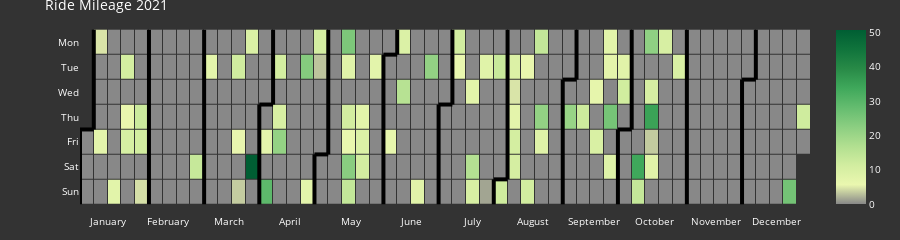

The notebook cell saved with this chart:
### Code cell
fig = calplot(df_activity_2021, x='ride_date', y='total_distance_mi', colorscale=colorscale, 
              dark_theme=True, gap=1, month_lines_width=4, month_lines_color='#000000',
            showscale=True, total_height=225, title='Ride Mileage 2021')
fig.show()

### Figure 1 — Plotly figure (JSON) as saved in the notebook; plotly's stock layout.template omitted (floating-point values rounded to 4 significant figures; data arrays with more than 128 entries replaced by an {"elided": "..."} marker saying what was removed)
{"data": [{"colorscale": [[0, "#888888"], [0.1111, "#eaf7af"], [0.2222, "#d2eda0"], [0.3333, "#b1df90"], [0.4444, "#8bce81"], [0.5556, "#64bc6f"], [0.6667, "#3fa85b"], [0.7778, "#288a47"], [0.8889, "#10743c"], [1, "#005e33"]], "customdata": {"elided": "365x2 str values"}, "hovertemplate": "%{customdata[0]} <br>Week=%{x} <br>%{customdata[1]}=%{z}", "name": "2021", "showscale": true, "type": "heatmap", "x": {"elided": "365 int values"}, "xaxis": "x", "xgap": 1, "y": {"elided": "365 int values"}, "yaxis": "y", "ygap": 1, "z": {"elided": "365 float values"}, "zmax": 50.74, "zmin": 0}, {"hoverinfo": "skip", "line": {"color": "#000000", "width": 4}, "mode": "lines", "type": "scatter", "x": [-0.5, -0.5], "xaxis": "x", "y": [3.5, 6.5], "yaxis": "y"}, {"hoverinfo": "skip", "line": {"color": "#000000", "width": 4}, "mode": "lines", "type": "scatter", "x": [-0.5, 0.5], "xaxis": "x", "y": [3.5, 3.5], "yaxis": "y"}, {"hoverinfo": "skip", "line": {"color": "#000000", "width": 4}, "mode": "lines", "type": "scatter", "x": [0.5, 0.5], "xaxis": "x", "y": [3.5, -0.5], "yaxis": "y"}, {"hoverinfo": "skip", "line": {"color": "#000000", "width": 4}, "mode": "lines", "type": "scatter", "x": [4.5, 4.5], "xaxis": "x", "y": [-0.5, 6.5], "yaxis": "y"}, {"hoverinfo": "skip", "line": {"color": "#000000", "width": 4}, "mode": "lines", "type": "scatter", "x": [8.5, 8.5], "xaxis": "x", "y": [-0.5, 6.5], "yaxis": "y"}, {"hoverinfo": "skip", "line": {"color": "#000000", "width": 4}, "mode": "lines", "type": "scatter", "x": [12.5, 12.5], "xaxis": "x", "y": [2.5, 6.5], "yaxis": "y"}, {"hoverinfo": "skip", "line": {"color": "#000000", "width": 4}, "mode": "lines", "type": "scatter", "x": [12.5, 13.5], "xaxis": "x", "y": [2.5, 2.5], "yaxis": "y"}, {"hoverinfo": "skip", "line": {"color": "#000000", "width": 4}, "mode": "lines", "type": "scatter", "x": [13.5, 13.5], "xaxis": "x", "y": [2.5, -0.5], "yaxis": "y"}, {"hoverinfo": "skip", "line": {"color": "#000000", "width": 4}, "mode": "lines", "type": "scatter", "x": [16.5, 16.5], "xaxis": "x", "y": [4.5, 6.5], "yaxis": "y"}, {"hoverinfo": "skip", "line": {"color": "#000000", "width": 4}, "mode": "lines", "type": "scatter", "x": [16.5, 17.5], "xaxis": "x", "y": [4.5, 4.5], "yaxis": "y"}, {"hoverinfo": "skip", "line": {"color": "#000000", "width": 4}, "mode": "lines", "type": "scatter", "x": [17.5, 17.5], "xaxis": "x", "y": [4.5, -0.5], "yaxis": "y"}, {"hoverinfo": "skip", "line": {"color": "#000000", "width": 4}, "mode": "lines", "type": "scatter", "x": [21.5, 21.5], "xaxis": "x", "y": [0.5, 6.5], "yaxis": "y"}, {"hoverinfo": "skip", "line": {"color": "#000000", "width": 4}, "mode": "lines", "type": "scatter", "x": [21.5, 22.5], "xaxis": "x", "y": [0.5, 0.5], "yaxis": "y"}, {"hoverinfo": "skip", "line": {"color": "#000000", "width": 4}, "mode": "lines", "type": "scatter", "x": [22.5, 22.5], "xaxis": "x", "y": [0.5, -0.5], "yaxis": "y"}, {"hoverinfo": "skip", "line": {"color": "#000000", "width": 4}, "mode": "lines", "type": "scatter", "x": [25.5, 25.5], "xaxis": "x", "y": [2.5, 6.5], "yaxis": "y"}, {"hoverinfo": "skip", "line": {"color": "#000000", "width": 4}, "mode": "lines", "type": "scatter", "x": [25.5, 26.5], "xaxis": "x", "y": [2.5, 2.5], "yaxis": "y"}, {"hoverinfo": "skip", "line": {"color": "#000000", "width": 4}, "mode": "lines", "type": "scatter", "x": [26.5, 26.5], "xaxis": "x", "y": [2.5, -0.5], "yaxis": "y"}, {"hoverinfo": "skip", "line": {"color": "#000000", "width": 4}, "mode": "lines", "type": "scatter", "x": [29.5, 29.5], "xaxis": "x", "y": [5.5, 6.5], "yaxis": "y"}, {"hoverinfo": "skip", "line": {"color": "#000000", "width": 4}, "mode": "lines", "type": "scatter", "x": [29.5, 30.5], "xaxis": "x", "y": [5.5, 5.5], "yaxis": "y"}, {"hoverinfo": "skip", "line": {"color": "#000000", "width": 4}, "mode": "lines", "type": "scatter", "x": [30.5, 30.5], "xaxis": "x", "y": [5.5, -0.5], "yaxis": "y"}, {"hoverinfo": "skip", "line": {"color": "#000000", "width": 4}, "mode": "lines", "type": "scatter", "x": [34.5, 34.5], "xaxis": "x", "y": [1.5, 6.5], "yaxis": "y"}, {"hoverinfo": "skip", "line": {"color": "#000000", "width": 4}, "mode": "lines", "type": "scatter", "x": [34.5, 35.5], "xaxis": "x", "y": [1.5, 1.5], "yaxis": "y"}, {"hoverinfo": "skip", "line": {"color": "#000000", "width": 4}, "mode": "lines", "type": "scatter", "x": [35.5, 35.5], "xaxis": "x", "y": [1.5, -0.5], "yaxis": "y"}, {"hoverinfo": "skip", "line": {"color": "#000000", "width": 4}, "mode": "lines", "type": "scatter", "x": [38.5, 38.5], "xaxis": "x", "y": [3.5, 6.5], "yaxis": "y"}, {"hoverinfo": "skip", "line": {"color": "#000000", "width": 4}, "mode": "lines", "type": "scatter", "x": [38.5, 39.5], "xaxis": "x", "y": [3.5, 3.5], "yaxis": "y"}, {"hoverinfo": "skip", "line": {"color": "#000000", "width": 4}, "mode": "lines", "type": "scatter", "x": [39.5, 39.5], "xaxis": "x", "y": [3.5, -0.5], "yaxis": "y"}, {"hoverinfo": "skip", "line": {"color": "#000000", "width": 4}, "mode": "lines", "type": "scatter", "x": [43.5, 43.5], "xaxis": "x", "y": [-0.5, 6.5], "yaxis": "y"}, {"hoverinfo": "skip", "line": {"color": "#000000", "width": 4}, "mode": "lines", "type": "scatter", "x": [47.5, 47.5], "xaxis": "x", "y": [1.5, 6.5], "yaxis": "y"}, {"hoverinfo": "skip", "line": {"color": "#000000", "width": 4}, "mode": "lines", "type": "scatter", "x": [47.5, 48.5], "xaxis": "x", "y": [1.5, 1.5], "yaxis": "y"}, {"hoverinfo": "skip", "line": {"color": "#000000", "width": 4}, "mode": "lines", "type": "scatter", "x": [48.5, 48.5], "xaxis": "x", "y": [1.5, -0.5], "yaxis": "y"}], "layout": {"font": {"color": "#fff", "size": 10}, "height": 225, "margin": {"b": 20, "t": 20}, "paper_bgcolor": "#333", "plot_bgcolor": "#333", "showlegend": false, "title": {"text": "Ride Mileage 2021"}, "xaxis": {"anchor": "y", "domain": [0, 1], "showgrid": false, "showline": false, "tickmode": "array", "ticktext": ["January", "February", "March", "April", "May", "June", "July", "August", "September", "October", "November", "December"], "tickvals": [1.5, 5.909, 10.32, 14.73, 19.14, 23.55, 27.95, 32.36, 36.77, 41.18, 45.59, 50], "zeroline": false}, "yaxis": {"anchor": "x", "autorange": "reversed", "domain": [0, 1], "showgrid": false, "showline": false, "tickmode": "array", "ticktext": ["Mon", "Tue", "Wed", "Thu", "Fri", "Sat", "Sun"], "tickvals": [0, 1, 2, 3, 4, 5, 6], "zeroline": false}}}
